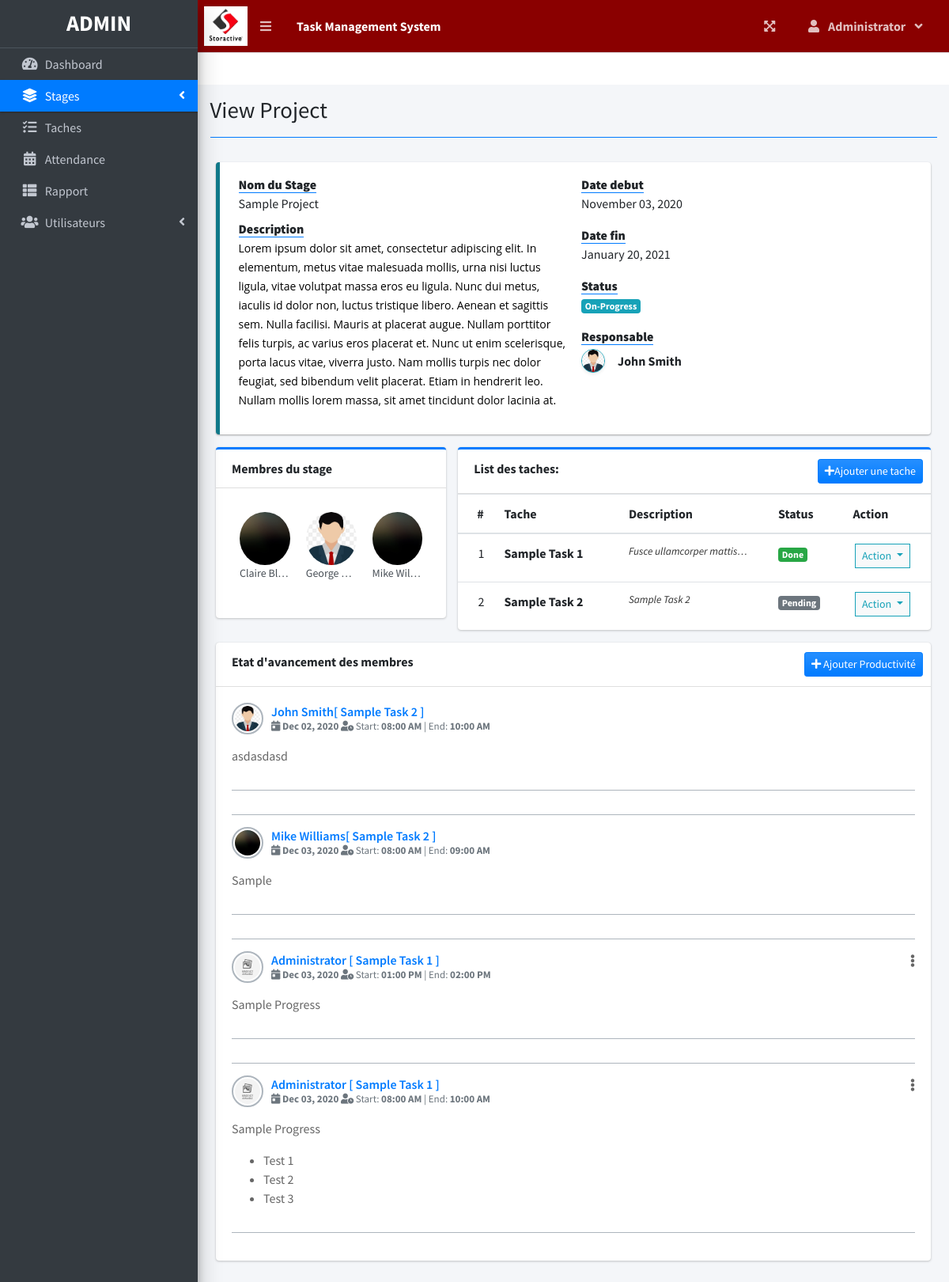
/index.php?page=view_project&id=1 (signed in), run on an earlier commit of the app's database.
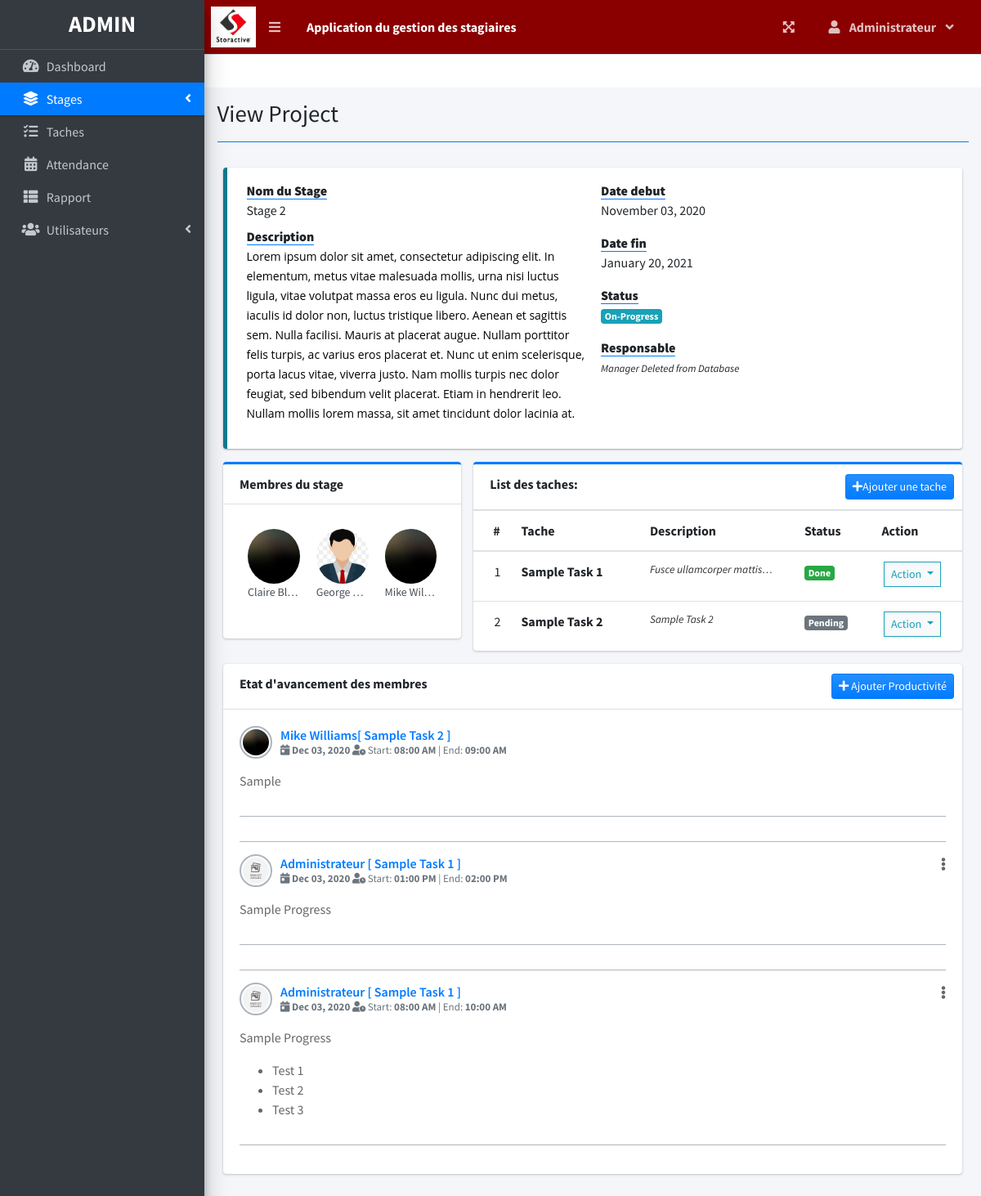
And on a later commit of the database.
### tables this page shows
CREATE TABLE `project_list` (
  `id` int(30) NOT NULL,
  `name` varchar(200) NOT NULL,
  `description` text NOT NULL,
  `status` tinyint(2) NOT NULL,
  `start_date` date NOT NULL,
  `end_date` date NOT NULL,
  `manager_id` int(30) NOT NULL,
  `user_ids` text NOT NULL,
  `date_created` datetime NOT NULL DEFAULT current_timestamp()
);

CREATE TABLE `users` (
  `id` int(30) NOT NULL,
  `firstname` varchar(200) NOT NULL,
  `lastname` varchar(200) NOT NULL,
  `email` varchar(200) NOT NULL,
  `password` text NOT NULL,
  `type` tinyint(1) NOT NULL DEFAULT 2 COMMENT '1 = admin, 2 = staff',
  `avatar` text NOT NULL DEFAULT 'no-image-available.png',
  `date_created` datetime NOT NULL DEFAULT current_timestamp()
);

CREATE TABLE `task_list` (
  `id` int(30) NOT NULL,
  `project_id` int(30) NOT NULL,
  `task` varchar(200) NOT NULL,
  `description` text NOT NULL,
  `status` tinyint(4) NOT NULL,
  `date_created` datetime NOT NULL DEFAULT current_timestamp()
);

CREATE TABLE `user_productivity` (
  `id` int(30) NOT NULL,
  `project_id` int(30) NOT NULL,
  `task_id` int(30) NOT NULL,
  `comment` text NOT NULL,
  `subject` varchar(200) NOT NULL,
  `date` date NOT NULL,
  `start_time` time NOT NULL,
  `end_time` time NOT NULL,
  `user_id` int(30) NOT NULL,
  `time_rendered` float NOT NULL,
  `date_created` datetime NOT NULL DEFAULT current_timestamp()
);

### view_project.php (the view, shortened to what the changed rows need)
<?php
include 'db_connect.php';
$stat = array("Pending","Started","On-Progress","On-Hold","Over Due","Done");
$qry = $conn->query("SELECT * FROM project_list where id = ".$_GET['id'])->fetch_array();
$cprog = $conn->query("SELECT * FROM task_list where project_id = {$id} and status = 3")->num_rows;
$prod = $conn->query("SELECT * FROM user_productivity where project_id = {$id}")->num_rows;
if($status == 0 && strtotime(date('Y-m-d')) >= strtotime($start_date)):
if($prod  > 0  || $cprog > 0)
  $status = 2;
else
  $status = 1;
elseif($status == 0 && strtotime(date('Y-m-d')) > strtotime($end_date)):
$status = 4;
endif;
$manager = $conn->query("SELECT *,concat(firstname,' ',lastname) as name FROM users where id = $manager_id");
$manager = $manager->num_rows > 0 ? $manager->fetch_array() : array();
?>
<div class="col-lg-12">
	<div class="row">
		<div class="col-md-12">
			<div class="callout callout-info">
				<div class="col-md-12">
					<div class="row">
						<div class="col-sm-6">
							<dl>
								<dt><b class="border-bottom border-primary">Nom du Stage</b></dt>
								<dd><?php echo ucwords($name) ?></dd>
								<dt><b class="border-bottom border-primary">Description</b></dt>
								<dd><?php echo html_entity_decode($description) ?></dd>
							</dl>
						</div>
						<div class="col-md-6">
							<dl>
								<dt><b class="border-bottom border-primary">Date debut</b></dt>
								<dd><?php echo date("F d, Y",strtotime($start_date)) ?></dd>
							</dl>
							<dl>
								<dt><b class="border-bottom border-primary">Date fin</b></dt>
								<dd><?php echo date("F d, Y",strtotime($end_date)) ?></dd>
							</dl>
							<dl>
								<dt><b class="border-bottom border-primary">Status</b></dt>
								<dd>
									<?php
									  if($stat[$status] =='Pending'){
									  	echo "<span class='badge badge-secondary'>{$stat[$status]}</span>";
									  }elseif($stat[$status] =='Started'){
									  	echo "<span class='badge badge-primary'>{$stat[$status]}</span>";
									  }elseif($stat[$status] =='On-Progress'){
									  	echo "<span class='badge badge-info'>{$stat[$status]}</span>";
									  }elseif($stat[$status] =='On-Hold'){
									  	echo "<span class='badge badge-warning'>{$stat[$status]}</span>";
									  }elseif($stat[$status] =='Over Due'){
									  	echo "<span class='badge badge-danger'>{$stat[$status]}</span>";
									  }elseif($stat[$status] =='Done'){
									  	echo "<span class='badge badge-success'>{$stat[$status]}</span>";
									  }
									?>
								</dd>
							</dl>
							<dl>
								<dt><b class="border-bottom border-primary">Responsable</b></dt>
								<dd>
									<?php if(isset($manager['id'])) : ?>
									<div class="d-flex align-items-center mt-1">
										<img class="img-circle img-thumbnail p-0 shadow-sm border-info img-sm mr-3" src="assets/uploads/<?php echo $manager['avatar'] ?>" alt="Avatar">
										<b><?php echo ucwords($manager['name']) ?></b>
									</div>
									<?php else: ?>
										<small><i>Manager Deleted from Database</i></small>
									<?php endif; ?>
								</dd>
							</dl>
						</div>
					</div>
				</div>
			</div>
		</div>
	</div>
	<div class="row">
		<div class="col-md-4">
			<div class="card card-outline card-primary">
				<div class="card-header">
					<span><b>Membres du stage</b></span>
				</div>
				<div class="card-body">
					<ul class="users-list clearfix">
						<?php
						if(!empty($user_ids)):
							$members = $conn->query("SELECT *,concat(firstname,' ',lastname) as name FROM users where id in ($user_ids) order by concat(firstname,' ',lastname) asc");
							while($row=$members->fetch_assoc()):
						?>
								<li>
			                        <img src="assets/uploads/<?php echo $row['avatar'] ?>" alt="User Image">
			                        <a class="users-list-name" href="javascript:void(0)"><?php echo ucwords($row['name']) ?></a>
		                    	</li>
						<?php
							endwhile;
						endif;
						?>
					</ul>
				</div>
			</div>
		</div>
		<div class="col-md-8">
			<div class="card card-outline card-primary">
				<div class="card-header">
					<span><b>List des taches:</b></span>
					<?php if($_SESSION['login_type'] != 3): ?>
					<div class="card-tools">
						<button class="btn btn-primary bg-gradient-primary btn-sm" type="button" id="new_task"><i class="fa fa-plus"></i>Ajouter une tache</button>
					</div>
				<?php endif; ?>
				</div>
				<div class="card-body p-0">
					<div class="table-responsive">
					<table class="table table-condensed m-0 table-hover">
						<colgroup>
							<col width="5%">
							<col width="25%">
							<col width="30%">
							<col width="15%">
							<col width="15%">
						</colgroup>
						<thead>
							<th>#</th>
							<th>Tache</th>
							<th>Description</th>
							<th>Status</th>
							<th>Action</th>
						</thead>
						<tbody>
							<?php
							$i = 1;
							$tasks = $conn->query("SELECT * FROM task_list where project_id = {$id} order by task asc");
							while($row=$tasks->fetch_assoc()):
								$trans = get_html_translation_table(HTML_ENTITIES,ENT_QUOTES);
								unset($trans["\""], $trans["<"], $trans[">"], $trans["<h2"]);
								$desc = strtr(html_entity_decode($row['description']),$trans);
								$desc=str_replace(array("<li>","</li>"), array("",", "), $desc);
							?>
								<tr>
			                        <td class="text-center"><?php echo $i++ ?></td>
			                        <td class=""><b><?php echo ucwords($row['task']) ?></b></td>
			                        <td class=""><p class="truncate"><?php echo strip_tags($desc) ?></p></td>
			                        <td>
			                        	<?php
			                        	if($row['status'] == 1){
									  		echo "<span class='badge badge-secondary'>Pending</span>";
			                        	}elseif($row['status'] == 2){
									  		echo "<span class='badge badge-primary'>On-Progress</span>";
			                        	}elseif($row['status'] == 3){
									  		echo "<span class='badge badge-success'>Done</span>";
			                        	}
			                        	?>
			                        </td>
			                        <td class="text-center">
										<button type="button" class="btn btn-default btn-sm btn-flat border-info wave-effect text-info dropdown-toggle" data-toggle="dropdown" aria-expanded="true">
					                      Action
					                    </button>
									</td>
		                    	</tr>
							<?php
							endwhile;
							?>
						</tbody>
					</table>
					</div>
				</div>
			</div>
		</div>
	</div>
	<div class="row">
		<div class="col-md-12">
			<div class="card">
				<div class="card-header">
					<b>Etat d'avancement des membres</b>
					<div class="card-tools">
						<button class="btn btn-primary bg-gradient-primary btn-sm" type="button" id="new_productivity"><i class="fa fa-plus"></i> Ajouter Productivité</button>
					</div>
				</div>
				<div class="card-body">
					<?php
					$progress = $conn->query("SELECT p.*,concat(u.firstname,' ',u.lastname) as uname,u.avatar,t.task FROM user_productivity p inner join users u on u.id = p.user_id inner join task_list t on t.id = p.task_id where p.project_id = $id order by unix_timestamp(p.date_created) desc ");
					while($row = $progress->fetch_assoc()):
					?>
						<div class="post">
		                      <div class="user-block">
		                      	<?php if($_SESSION['login_id'] == $row['user_id']): ?>
		                      	<span class="btn-group dropleft float-right">
								  <span class="btndropdown-toggle" data-toggle="dropdown" aria-haspopup="true" aria-expanded="false" style="cursor: pointer;">
								    <i class="fa fa-ellipsis-v"></i>
								  </span>
								</span>
								<?php endif; ?>
		                        <img class="img-circle img-bordered-sm" src="assets/uploads/<?php echo $row['avatar'] ?>" alt="user image">
		                        <span class="username">
		                          <a href="#"><?php echo ucwords($row['uname']) ?>[ <?php echo ucwords($row['task']) ?> ]</a>
		                        </span>
		                        <span class="description">
		                        	<span class="fa fa-calendar-day"></span>
		                        	<span><b><?php echo date('M d, Y',strtotime($row['date'])) ?></b></span>
		                        	<span class="fa fa-user-clock"></span>
                      				<span>Start: <b><?php echo date('h:i A',strtotime($row['date'].' '.$row['start_time'])) ?></b></span>
		                        	<span> | </span>
                      				<span>End: <b><?php echo date('h:i A',strtotime($row['date'].' '.$row['end_time'])) ?></b></span>
	                        	</span>
		                      </div>
		                      <div>
		                       <?php echo html_entity_decode($row['comment']) ?>
		                      </div>
	                    </div>
	                    <div class="post clearfix"></div>
                    <?php endwhile; ?>
				</div>
			</div>
		</div>
	</div>
</div>

### topbar.php (shortened to what the changed rows need)
<nav class="main-header navbar navbar-expand navbar-primary navbar-dark " style="background-color : #8a0000">
  <ul class="navbar-nav">
    <li>
      <a class="nav-link text-white"  href="./" role="button"> <large><b><?php echo $_SESSION['system']['name'] ?></b></large></a>
    </li>
  </ul>
  <ul class="navbar-nav ml-auto">
   <li class="nav-item dropdown">
          <a class="nav-link"  data-toggle="dropdown" aria-expanded="true" href="javascript:void(0)">
            <span>
              <div class="d-felx badge-pill">
                <span><b><?php echo ucwords($_SESSION['login_firstname']) ?></b></span>
              </div>
            </span>
          </a>
    </li>
  </ul>
</nav>

What changed in the data, as far as the page shows it:
no longer on this page (row edited): project_list: id.avatar (picture)
no longer on this page (row unchanged): user_productivity: user.avatar (picture), uname "John Smith", task_list.task "Sample Task 2", date "Dec 02, 2020", date+start_time "08:00 AM", date+end_time "10:00 AM", comment "asdasdasd"
computed for user_productivity "Sample Progress": uname "Administrator" → "Administrateur"
computed for user_productivity "Sample Progress Test 1 Test 2 Test 3": uname "Administrator" → "Administrateur"
Also different on the page:
$_SESSION['system']['name']: "Task Management System" → "Application du gestion des stagiaires"
$_SESSION['login_firstname']: "Administrator" → "Administrateur"
$name: "Sample Project" → "Stage 2"
$manager['name']: "John Smith" → (not shown)
text now shown: "Manager Deleted from Database"
